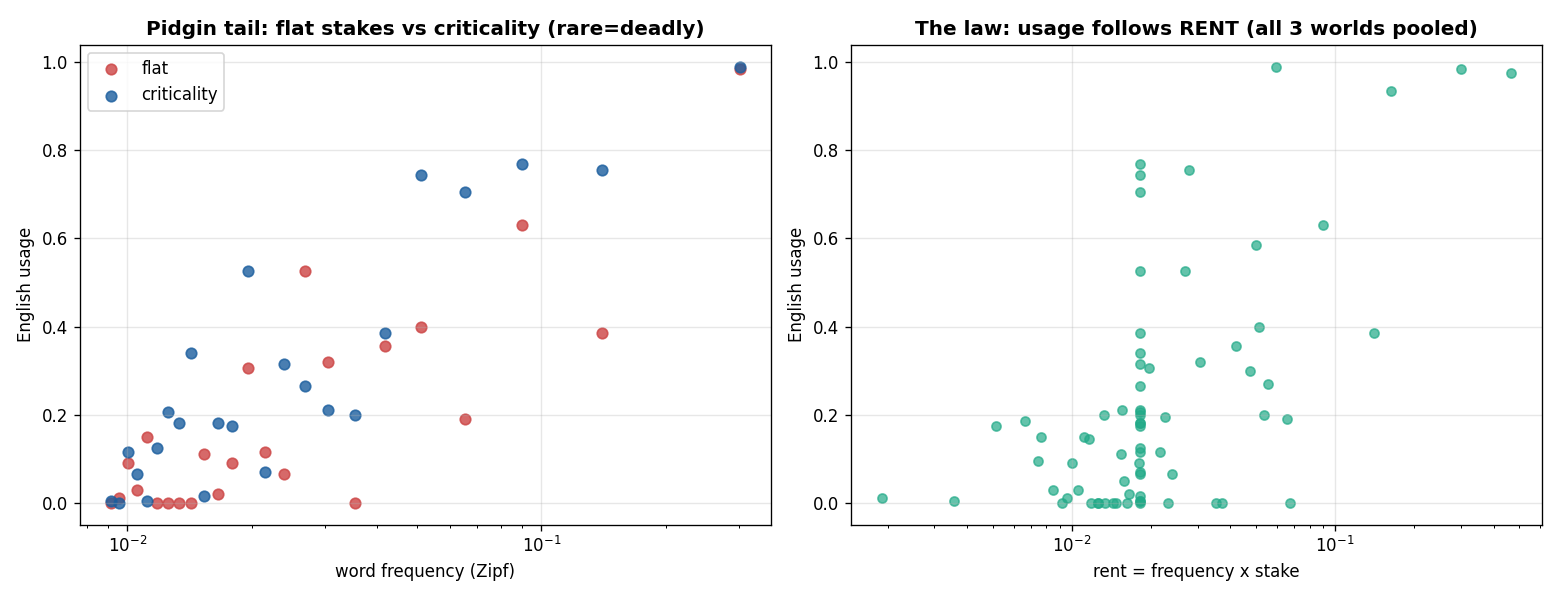

Reproduce this figure in Python.
"""TEST 1 -- Zipfian scarcity / criticality: escaping the pidgin ceiling.

The pidgin ceiling is P1 at the per-word level: a word English-ifies only where THAT word pays its
rent, rent = frequency x stake. Under FLAT stakes rent ~ frequency, so only frequent words clear
threshold -> the rare tail stays un-English (pidgin; signature corr(logFreq,usage) > 0). Make rare
referents survival-critical (rare = deadly, stake ~ 1/freq), rent flattens across the lexicon, and
the rare tail English-ifies too -- escaping pidgin with NO designed push toward English (stake is a
world fact: a poison berry is rare but lethal; English usage is MEASURED, never rewarded).

Regime found by probe_bootstrap.py: real PPMI-SVD embeddings, a real Zipfian frequency spread over
K referents, anchor 0 (English acquired from fixed native speakers, not innate). At K=24 the pidgin
is clear (usage ~0.19 >> chance 0.04, corr(logFreq,usage) ~ +0.5).
"""
import os, numpy as np
HERE = os.path.dirname(os.path.abspath(__file__))
GR = np.load(os.path.join(HERE, "grounding.npz"), allow_pickle=True)
EMB_ALL = GR["emb"].astype(float); VOCAB_ALL = list(GR["vocab"])

K, DIM = 24, GR["emb"].shape[1]
EMB = EMB_ALL[:K]; VOCAB = VOCAB_ALL[:K]
FREQ = (1.0 / (np.arange(1, K + 1) ** 1.1)); FREQ /= FREQ.sum()   # real Zipf spread over referents
ANCHOR, P_NATIVE = 0.0, 0.7

LOG = open(os.path.join(HERE, "zipf_scarcity_results.txt"), "w")
def out(s): print(s, flush=True); LOG.write(s + "\n"); LOG.flush()
def ms(v): a = np.array(v, float); return f"{a.mean():.3f}+/-{a.std():.3f}"


def stakes(kind):
    if kind == "flat":        s = np.ones(K)
    elif kind == "criticality": s = 1.0 / FREQ                       # rare = deadly
    elif kind == "random":    s = np.random.default_rng(0).permutation(1.0 / FREQ)  # freq-independent
    s = np.clip(s / s.mean(), 0.2, 12.0)
    return s / s.mean()                                              # equal TOTAL survival value across worlds


def emit_of(spk): return (spk + (ANCHOR * np.eye(K) if ANCHOR > 0 else 0)).argmax(2)
def lis_of(lis): return lis + (ANCHOR * EMB if ANCHOR > 0 else 0)
def decode(e): return int(np.argmax(EMB @ e))


def play(spk, lis, rng, stake, rounds=4):
    N = len(spk); en = np.zeros(N); emit = emit_of(spk); EL = lis_of(lis)
    nm = N * 8; msample = rng.choice(K, size=nm, p=FREQ); coin = rng.random(nm); mi = 0
    for _ in range(rounds):
        perm = rng.permutation(N)
        for a in range(0, N - 1, 2):
            i, j = perm[a], perm[a + 1]
            for sp, ls in ((i, j), (j, i)):
                m = int(msample[mi % nm]); mi += 1
                if coin[m] < P_NATIVE:                              # native exchange (both directions)
                    if decode(EL[ls, m]) == m: en[ls] += stake[m]   # native speaks English -> resident listens
                    if emit[sp, m] == m: en[sp] += stake[m]         # resident speaks -> native understands iff English
                else:
                    s = int(emit[sp, m])
                    if decode(EL[ls, s]) == m: en[sp] += stake[m]; en[ls] += stake[m]
    return en


def evolve(kind, gens=450, N=40, mut=0.25, seed=1):
    rng = np.random.default_rng(seed)
    spk = rng.normal(0, 0.3, (N, K, K)); lis = rng.normal(0, 0.3, (N, K, DIM)); st = stakes(kind)
    for t in range(gens):
        en = play(spk, lis, rng, st)
        order = np.argsort(en); worst = order[:int(0.25 * N)]; top = order[N - max(2, N // 3):]
        for w in worst:
            pa, pb = (int(top[rng.integers(len(top))]) for _ in range(2))
            ms_ = rng.random((K, K)) < 0.5; ml = rng.random((K, DIM)) < 0.5
            spk[w] = np.where(ms_, spk[pa], spk[pb]) + rng.normal(0, mut * 0.6, (K, K))
            lis[w] = np.where(ml, lis[pa], lis[pb]) + rng.normal(0, mut * 0.6, (K, DIM))
    return spk, lis, st


def per_word_usage(spk): return (emit_of(spk) == np.arange(K)[None, :]).mean(0)


if __name__ == "__main__":
    rank = np.argsort(-FREQ); rare_half = rank[K // 2:]; logF = np.log(FREQ)
    out(f"ZIPFIAN SCARCITY / criticality (real embeddings, Zipf freq over K={K} referents, "
        f"chance {1/K:.3f}, anchor {ANCHOR})")
    out(f"frequency spread {FREQ.max()/FREQ.min():.0f}x; English usage MEASURED never rewarded; "
        f"English acquired from natives")
    out("=" * 86)
    SEEDS = 5; rows = {}
    for kind in ["flat", "criticality", "random"]:
        eu, eu_rare, eu_freq, corr, pw = [], [], [], [], []
        for s in range(SEEDS):
            spk, lis, st = evolve(kind, seed=s); u = per_word_usage(spk)
            eu.append(u.mean()); eu_rare.append(u[rare_half].mean()); eu_freq.append(u[rank[:K//2]].mean())
            corr.append(np.corrcoef(logF, u)[0, 1]); pw.append(u)
        rows[kind] = (np.mean(pw, 0), stakes(kind))
        out(f"  {kind:12} | usage {ms(eu)} | freq-half {ms(eu_freq)} | rare-half {ms(eu_rare)} | "
            f"corr(logF,usage) {ms(corr)}")
    out("-" * 86)
    out("READING: flat = PIDGIN (usage tracks frequency: corr>0, rare-half low).")
    out("         criticality = rare half RISES and corr FLATTENS toward 0 => full lexicon English-ifies.")
    out("=" * 86)
    out("THE LAW: per-word usage vs rent = freq x stake (all three worlds should collapse onto one curve)")
    allr = np.concatenate([FREQ * st for _, st in rows.values()])
    allu = np.concatenate([pw for pw, _ in rows.values()])
    q = np.quantile(allr, [0, .25, .5, .75, 1.0])
    out("  rent quartile (pooled flat/criticality/random)   mean usage")
    for b in range(4):
        m = (allr >= q[b]) & (allr <= q[b + 1])
        out(f"    {q[b]:.4f}..{q[b+1]:.4f}    usage {allu[m].mean():.3f}  (n={m.sum()})")
    out(f"  corr(log rent, usage) pooled = {np.corrcoef(np.log(allr+1e-9), allu)[0,1]:+.2f}  "
        f"(positive => rent, not raw frequency, is the law)")
    out("done"); LOG.close()

    import matplotlib; matplotlib.use("Agg"); import matplotlib.pyplot as plt
    fig, (ax1, ax2) = plt.subplots(1, 2, figsize=(13, 5))
    for kind, col in [("flat", "#c44"), ("criticality", "#1b5e9e")]:
        pw = rows[kind][0]
        ax1.scatter(FREQ, pw, color=col, s=40, alpha=.8, label=kind)
    ax1.set_xscale("log"); ax1.set_xlabel("word frequency (Zipf)"); ax1.set_ylabel("English usage")
    ax1.set_title("Pidgin tail: flat stakes vs criticality (rare=deadly)", weight="bold")
    ax1.legend(); ax1.grid(alpha=.3)
    ax2.scatter(allr, allu, c="#2a8", s=30, alpha=.7)
    ax2.set_xscale("log"); ax2.set_xlabel("rent = frequency x stake"); ax2.set_ylabel("English usage")
    ax2.set_title("The law: usage follows RENT (all 3 worlds pooled)", weight="bold")
    ax2.grid(alpha=.3)
    plt.tight_layout(); p = os.path.join(HERE, "zipf_scarcity.png"); plt.savefig(p, dpi=120)
    print("saved", p)
